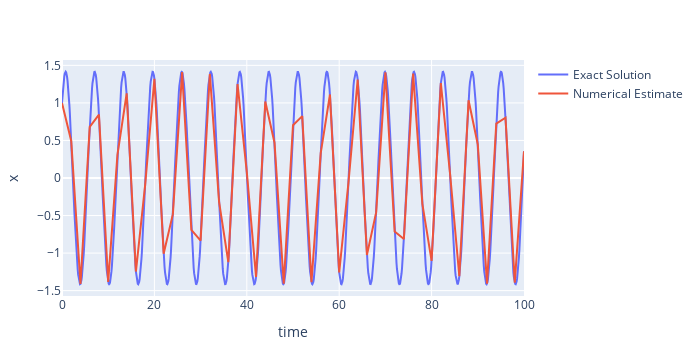

Write notebook code for a chart like this one.
### Markdown cell above
Plot of solution and estimate for x versus t

### Code cell
# Increase the step size of t to see the correct behaviour.

u = [1 1]
t = 0:2:100


s = solve_ode(f2, u, t, method="rk4", Δt=0.001);
exact_solution = f2_solution(u, 0:0.1:100);

x = s[:,1];
x_dot = s[:,2];
x_sol = exact_solution[:,1];
x_dot_sol = exact_solution[:,2];

solution = scatter(x=0:0.1:100, y=x_sol, mode="lines",name="Exact Solution")
estimate = scatter(x=t, y=x, mode="lines",name="Numerical Estimate")

layout = Layout(
    xaxis_title="time",
    yaxis_title="x",
    width=700, height=350,
    )

plot([solution, estimate], layout)

### Figure 1 — Plotly figure (JSON) as saved in the notebook; plotly's stock layout.template omitted (floating-point values rounded to 4 significant figures; data arrays with more than 128 entries replaced by an {"elided": "..."} marker saying what was removed)
{"data": [{"mode": "lines", "name": "Exact Solution", "type": "scatter", "x": {"elided": "1001 float values"}, "y": {"elided": "1001 float values"}}, {"mode": "lines", "name": "Numerical Estimate", "type": "scatter", "x": [0, 2, 4, 6, 8, 10, 12, 14, 16, 18, 20, 22, 24, 26, 28, 30, 32, 34, 36, 38, 40, 42, 44, 46, 48, 50, 52, 54, 56, 58, 60, 62, 64, 66, 68, 70, 72, 74, 76, 78, 80, 82, 84, 86, 88, 90, 92, 94, 96, 98, 100], "y": [1, 0.4932, -1.41, 0.6808, 0.8439, -1.383, 0.3073, 1.127, -1.246, -0.09067, 1.321, -1.009, -0.4814, 1.409, -0.6917, -0.8338, 1.386, -0.3195, -1.12, 1.251, 0.07818, -1.317, 1.018, 0.4696, -1.408, 0.7026, 0.8236, -1.388, 0.3317, 1.112, -1.257, -0.06567, 1.312, -1.026, -0.4578, 1.407, -0.7134, -0.8134, 1.39, -0.3438, -1.104, 1.263, 0.05317, -1.307, 1.035, 0.4459, -1.406, 0.7242, 0.8032, -1.393, 0.356]}], "layout": {"height": 350, "margin": {"b": 50, "l": 50, "r": 50, "t": 60}, "width": 700, "xaxis": {"title": {"text": "time"}}, "yaxis": {"title": {"text": "x"}}}}
